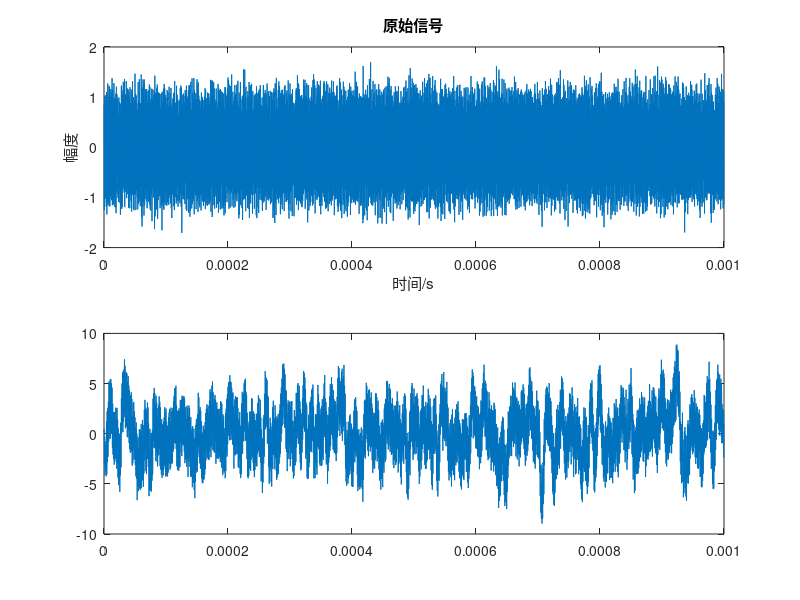

MATLAB code for this plot: (Note: this script raises an error after producing the figure.)
% 生成雷达信号
fs = 10e6;  % 采样率
f0 = 1e6;   % 信号频率
t = 0:1/fs:1e-3-1/fs; % 时间轴
s = cos(2*pi*f0*t);    % 信号

% 加入噪声
snr = 10;   % 信噪比
noise = randn(size(s)); 
noise = noise/norm(noise)*norm(s)/(10^(snr/20));
x = s + noise; % 信号加噪声

% 非相参积累运算
n = length(x); % 信号长度
k = 32;        % 积分长度
padding_size = k-1; % padding 的大小
x_padded = [zeros(1,padding_size), x, zeros(1,padding_size)];
y = zeros(1,n+2*padding_size);
for i=1:n+2*padding_size
    if i <= k
        y(i) = sum(x_padded(1:i+padding_size));
    elseif i <= n+k-1
        y(i) = sum(x_padded(i-k+1:i+padding_size));
    else
        y(i) = sum(x_padded(i-k+1:end));
    end
end
y = y(padding_size+1:end-padding_size);


% CFAR检测
window_size = 16; % 滑动窗口大小
guard_size = 4;   % guard cell 大小
threshold = 1.5;  % 阈值
n_train = 100;    % 训练集大小

n_window = floor((n-k)/window_size); % 窗口数
result = zeros(1,n_window);
for i=1:n_window
    window = y((i-1)*window_size+1:i*window_size);
    guard = [y(max(1,(i-1)*window_size-guard_size):(i-1)*window_size),...
             y((i*window_size+1):min(n,(i*window_size+guard_size)))];
    threshold_train = median(guard) * threshold;
    if length(guard) < n_train
        train_set = guard;
    else
        train_set = sort(guard,'descend');
        train_set = train_set(1:n_train);
    end
    mean_train = mean(train_set);
    std_train = std(train_set);
    threshold_detect = mean_train + std_train * threshold;
    result(i) = max(window) > threshold_detect;
end

% 绘制结果
figure;
subplot(2,1,1);
plot(t,x);
title('原始信号');
xlabel('时间/s');
ylabel('幅度');
subplot(2,1,2);
plot(t,y);
hold on;
n_result = length(result);
plot(t(k:k+window_size*n_result-1), result*max(y(1:n-k-window_size+1)), 'r', 'LineWidth', 2);
title('非相参积累运算和CFAR检测结果');
xlabel('时间/s');
ylabel('幅度');
legend('积累结果','检测结果');
